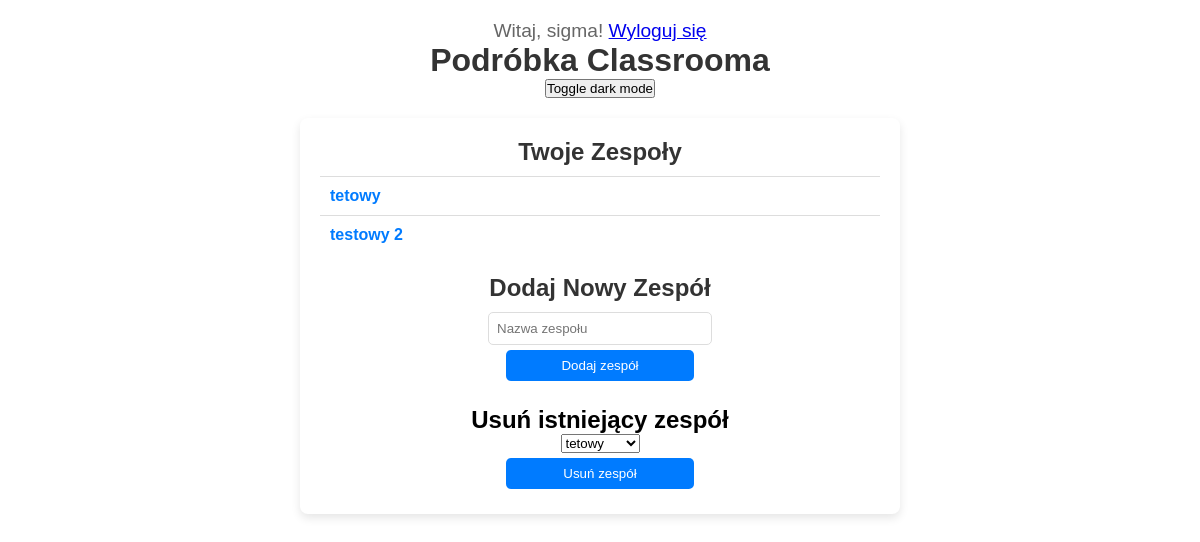
Before: /orgs/ (signed in) with the older database file.
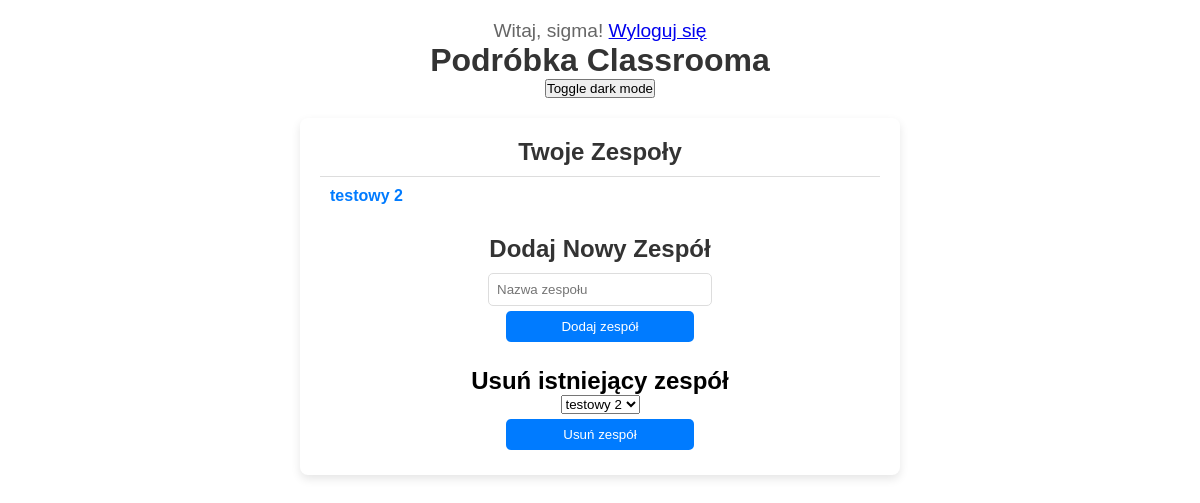
After: the same page with the newer database file.
### Aplikacja_Glowna/models.py (models this page shows, shortened)
class Team(models.Model):
    name = models.CharField(max_length=255)
    code = models.CharField(max_length=10, unique=True, default=generate_team_code)  # Dodanie domyślnego generatora kodów
    owner = models.ForeignKey(User, on_delete=models.CASCADE, related_name='owned_teams')
    members = models.ManyToManyField(User, related_name='teams')

### Aplikacja_Glowna/views.py (the view)
# urls.py: path('', views.main, name='main'),  # Główna strona
def main(request):
    if request.user.is_authenticated:
        teams = Team.objects.filter(members=request.user) | Team.objects.filter(owner=request.user)
        return render(request, 'index.html', {'teams': teams})
    else:
        return redirect('login')

### Aplikacja_Glowna/templates/index.html (shortened to what this page needs)
{% extends 'base.html' %}
{% block content %}
<main>
    <section class="team-section">
        <h2>Twoje Zespoły</h2>
        {% if teams %}
            <ul class="team-list">
                {% for team in teams %}
                    <li class="team-item">
                        <span class="team-name"><a href="{% url 'team_detail' team.id %}">{{ team.name }}</a></span>
                    </li>
                {% endfor %}
            </ul>
        {% else %}
            <p>Nie należysz do żadnego zespołu.</p>
        {% endif %}
    </section>
    <section class="add-team-section">
        <h2>Dodaj Nowy Zespół</h2>
        <form method="POST" action="{% url 'add_team' %}">
            <input type="text" name="team_name" placeholder="Nazwa zespołu" required>
            <button type="submit" class="add-team-button">Dodaj zespół</button>
        </form>
    </section>
    <section class="delete-team-section">
        <h2>Usuń istniejący zespół</h2>
        <form method="POST" action="{% url 'delete_team' %}">
            <select name="team_name" required>
                {% for team in teams %}
                    <option value="{{ team.name }}">{{ team.name }}</option>
                {% endfor %}
            </select>
            <button type="submit" class="delete-team-button">Usuń zespół</button>
        </form>
    </section>
</main>
{% endblock %}

Changed rows visible on the page:
removed Team: name "tetowy"
Other visible differences:
form field team_name: "tetowy" → "testowy 2"
